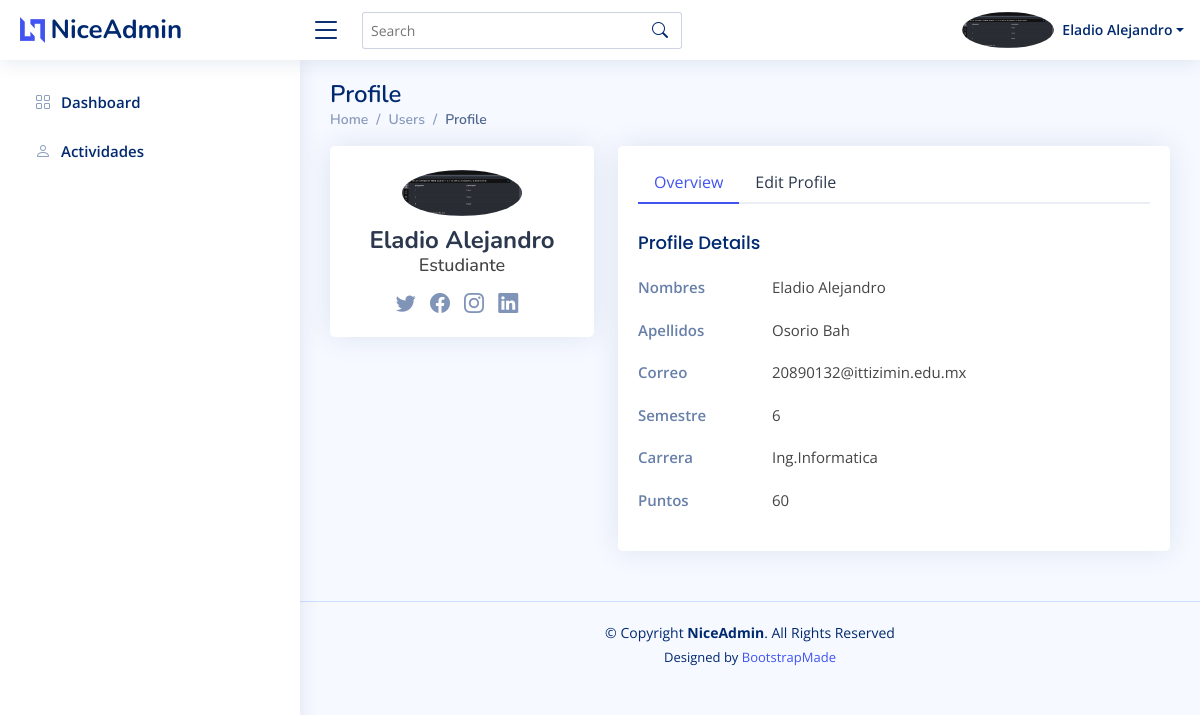
Page /alumnos/myProfile.php (signed in) on the committed database.
### tables this page shows
CREATE TABLE `alumnos` (
  `id` int(11) NOT NULL,
  `nombres` varchar(200) NOT NULL,
  `apellidos` varchar(200) NOT NULL,
  `correo` varchar(200) NOT NULL,
  `semestre` int(11) NOT NULL,
  `carrera` varchar(200) NOT NULL,
  `contrasena` varchar(200) NOT NULL,
  `puntos` int(11) NOT NULL,
  `imgperfil` varchar(200) NOT NULL
);

### alumnos/myProfile.php (the view, shortened to what this page needs)
<!DOCTYPE html>
<html lang="en">
<head>
    <link href="../assets/vendor/bootstrap/css/bootstrap.min.css" rel="stylesheet">
    <link href="../assets/vendor/bootstrap-icons/bootstrap-icons.css" rel="stylesheet">
    <link href="../assets/vendor/boxicons/css/boxicons.min.css" rel="stylesheet">
    <link href="../assets/vendor/quill/quill.snow.css" rel="stylesheet">
    <link href="../assets/vendor/quill/quill.bubble.css" rel="stylesheet">
    <link href="../assets/vendor/remixicon/remixicon.css" rel="stylesheet">
    <link href="../assets/vendor/simple-datatables/style.css" rel="stylesheet">
    <link href="../assets/css/style.css" rel="stylesheet">
</head>
<body>
    <?php
    @include '../config.php';
    $id_alumno = $_SESSION['id_alumno'];
    $sql = "SELECT id, nombres,apellidos, correo, semestre,carrera,puntos,imgperfil FROM alumnos WHERE id = ?";
    $stmt = $conn->prepare($sql);
    $stmt->bind_param("i", $id_alumno);
    $stmt->execute();
    $stmt->bind_result($id, $nombres, $apellidos, $correo, $semestre, $carrera, $puntos, $imgperfil);
    ?>
    <header id="header" class="header fixed-top d-flex align-items-center">
        <div class="d-flex align-items-center justify-content-between">
            <a href="index.html" class="logo d-flex align-items-center">
                <img src="../assets/img/logo.png" alt="">
                <span class="d-none d-lg-block">NiceAdmin</span>
            </a>
            <i class="bi bi-list toggle-sidebar-btn"></i>
        </div>
        <div class="search-bar">
            <form class="search-form d-flex align-items-center" method="POST" action="#">
                <input type="text" name="query" placeholder="Search" title="Enter search keyword">
                <button type="submit" title="Search"><i class="bi bi-search"></i></button>
            </form>
        </div>
        <nav class="header-nav ms-auto">
            <ul class="d-flex align-items-center">
                <li class="nav-item dropdown pe-3">
                    <a class="nav-link nav-profile d-flex align-items-center pe-0" href="#" data-bs-toggle="dropdown">
                        <img src="../admin/imgperfila/<?php echo $imgperfil; ?>" alt="Profile" class="rounded-circle">
                        <span class="d-none d-md-block dropdown-toggle ps-2"><?php echo $nombres; ?></span>
                    </a>
                </li>
            </ul>
        </nav>
    </header>
    <aside id="sidebar" class="sidebar">
        <ul class="sidebar-nav" id="sidebar-nav">
            <li class="nav-item">
                <a class="nav-link collapsed" href="http://localhost/proyectos-php/puntosExtraescolares/alumnos/alumno_page.php">
                    <i class="bi bi-grid"></i>
                    <span>Dashboard</span>
                </a>
            </li>
            <li class="nav-item">
                <a class="nav-link collapsed" href="http://localhost/proyectos-php/puntosExtraescolares/alumnos/registrarse.php">
                    <i class="bi bi-person"></i>
                    <span>Actividades</span>
                </a>
            </li>
        </ul>
    </aside>
    <main id="main" class="main">
        <div class="pagetitle">
            <h1>Profile</h1>
            <nav>
                <ol class="breadcrumb">
                    <li class="breadcrumb-item"><a href="../admin_page.php">Home</a></li>
                    <li class="breadcrumb-item">Users</li>
                    <li class="breadcrumb-item active">Profile</li>
                </ol>
            </nav>
        </div>
        <section class="section profile">
            <div class="row">
                <div class="col-xl-4">
                    <div class="card">
                        <div class="card-body profile-card pt-4 d-flex flex-column align-items-center">
                            <img src="../admin/imgperfila/<?php echo $imgperfil; ?>" alt="Profile" class="rounded-circle">
                            <h2><?php echo $nombres; ?></h2>
                            <h3>Estudiante</h3>
                            <div class="social-links mt-2">
                                <a href="#" class="twitter"><i class="bi bi-twitter"></i></a>
                                <a href="#" class="facebook"><i class="bi bi-facebook"></i></a>
                                <a href="#" class="instagram"><i class="bi bi-instagram"></i></a>
                                <a href="#" class="linkedin"><i class="bi bi-linkedin"></i></a>
                            </div>
                        </div>
                    </div>
                </div>
                <div class="col-xl-8">
                    <div class="card">
                        <div class="card-body pt-3">
                            <ul class="nav nav-tabs nav-tabs-bordered">
                                <li class="nav-item">
                                    <button class="nav-link active" data-bs-toggle="tab" data-bs-target="#profile-overview">Overview</button>
                                </li>
                                <li class="nav-item">
                                    <button class="nav-link" data-bs-toggle="tab" data-bs-target="#profile-edit">Edit Profile</button>
                                </li>
                            </ul>
                            <div class="tab-content pt-2">
                                <div class="tab-pane fade show active profile-overview" id="profile-overview">
                                    <h5 class="card-title">Profile Details</h5>
                                    <div class="row">
                                        <div class="col-lg-3 col-md-4 label ">Nombres</div>
                                        <div class="col-lg-9 col-md-8"><?php echo $nombres; ?></div>
                                    </div>
                                    <div class="row">
                                        <div class="col-lg-3 col-md-4 label ">Apellidos</div>
                                        <div class="col-lg-9 col-md-8"><?php echo $apellidos; ?></div>
                                    </div>
                                    <div class="row">
                                        <div class="col-lg-3 col-md-4 label">Correo</div>
                                        <div class="col-lg-9 col-md-8"> <?php echo $correo; ?></div>
                                    </div>
                                    <div class="row">
                                        <div class="col-lg-3 col-md-4 label ">Semestre</div>
                                        <div class="col-lg-9 col-md-8"><?php echo $semestre; ?></div>
                                    </div>
                                    <div class="row">
                                        <div class="col-lg-3 col-md-4 label ">Carrera</div>
                                        <div class="col-lg-9 col-md-8"><?php echo $carrera; ?></div>
                                    </div>
                                    <div class="row">
                                        <div class="col-lg-3 col-md-4 label ">Puntos</div>
                                        <div class="col-lg-9 col-md-8"><?php echo $puntos; ?></div>
                                    </div>
                                </div>
                            </div>
                        </div>
                    </div>
                </div>
            </div>
        </section>
    </main>
    <footer id="footer" class="footer">
        <div class="copyright">
            &copy; Copyright <strong><span>NiceAdmin</span></strong>. All Rights Reserved
        </div>
        <div class="credits">
            Designed by <a href="https://bootstrapmade.com/">BootstrapMade</a>
        </div>
    </footer>
</body>
</html>

### assets/css/style.css (style rules this page uses)
:root { scroll-behavior: smooth; }
body { font-family: "Open Sans", sans-serif; background: #f6f9ff; color: #444444; }
a { color: #4154f1; text-decoration: none; }
h1, h2, h3, h4, h5, h6 { font-family: "Nunito", sans-serif; }
#main { margin-top: 60px; padding: 20px 30px; transition: all 0.3s; }
.pagetitle { margin-bottom: 10px; }
.pagetitle h1 { font-size: 24px; margin-bottom: 0; font-weight: 600; color: #012970; }
.card { margin-bottom: 30px; border: none; border-radius: 5px; box-shadow: 0px 0 30px rgba(1, 41, 112, 0.1); }
.card-title { padding: 20px 0 15px 0; font-size: 18px; font-weight: 500; color: #012970; font-family: "Poppins", sans-serif; }
.card-body { padding: 0 20px 20px 20px; }
.breadcrumb { font-size: 14px; font-family: "Nunito", sans-serif; color: #899bbd; font-weight: 600; }
.breadcrumb a { color: #899bbd; transition: 0.3s; }
.breadcrumb .breadcrumb-item::before { color: #899bbd; }
.breadcrumb .active { color: #51678f; font-weight: 600; }
.nav-tabs-bordered { border-bottom: 2px solid #ebeef4; }
.nav-tabs-bordered .nav-link { margin-bottom: -2px; border: none; color: #2c384e; }
.nav-tabs-bordered .nav-link.active { background-color: #fff; color: #4154f1; border-bottom: 2px solid #4154f1; }
.logo { line-height: 1; }
@media (min-width: 1200px) { .logo { width: 280px; } }
.logo img { max-height: 26px; margin-right: 6px; }
.logo span { font-size: 26px; font-weight: 700; color: #012970; font-family: "Nunito", sans-serif; }
.header { transition: all 0.5s; z-index: 997; height: 60px; box-shadow: 0px 2px 20px rgba(1, 41, 112, 0.1); background-color: #fff; padding-left: 20px; }
.header .toggle-sidebar-btn { font-size: 32px; padding-left: 10px; cursor: pointer; color: #012970; }
.header .search-bar { min-width: 360px; padding: 0 20px; }
.header .search-form { width: 100%; }
.header .search-form input { border: 0; font-size: 14px; color: #012970; border: 1px solid rgba(1, 41, 112, 0.2); padding: 7px 38px 7px 8px; border-radius: 3px; transition: 0.3s; width: 100%; }
.header .search-form button { border: 0; padding: 0; margin-left: -30px; background: none; }
.header .search-form button i { color: #012970; }
.header-nav ul { list-style: none; }
.header-nav>ul { margin: 0; padding: 0; }
.header-nav .nav-profile { color: #012970; }
.header-nav .nav-profile img { max-height: 36px; }
.header-nav .nav-profile span { font-size: 14px; font-weight: 600; }
.sidebar { position: fixed; top: 60px; left: 0; bottom: 0; width: 300px; z-index: 996; transition: all 0.3s; padding: 20px; overflow-y: auto; scrollbar-width: thin; scrollbar-color: #aab7cf transparent; box-shadow: 0px 0px 20px rgba(1, 41, 112, 0.1); background-color: #fff; }
@media (min-width: 1200px) { #main, #footer { margin-left: 300px; } }
.sidebar-nav { padding: 0; margin: 0; list-style: none; }
.sidebar-nav li { padding: 0; margin: 0; list-style: none; }
.sidebar-nav .nav-item { margin-bottom: 5px; }
.sidebar-nav .nav-link { display: flex; align-items: center; font-size: 15px; font-weight: 600; color: #4154f1; transition: 0.3; background: #f6f9ff; padding: 10px 15px; border-radius: 4px; }
.sidebar-nav .nav-link i { font-size: 16px; margin-right: 10px; color: #4154f1; }
.sidebar-nav .nav-link.collapsed { color: #012970; background: #fff; }
.sidebar-nav .nav-link.collapsed i { color: #899bbd; }
.profile .profile-card img { max-width: 120px; }
.profile .profile-card h2 { font-size: 24px; font-weight: 700; color: #2c384e; margin: 10px 0 0 0; }
.profile .profile-card h3 { font-size: 18px; }
.profile .profile-card .social-links a { font-size: 20px; display: inline-block; color: rgba(1, 41, 112, 0.5); line-height: 0; margin-right: 10px; transition: 0.3s; }
.profile .profile-overview .row { margin-bottom: 20px; font-size: 15px; }
.profile .profile-overview .card-title { color: #012970; }
.profile .profile-overview .label { font-weight: 600; color: rgba(1, 41, 112, 0.6); }
.footer { padding: 20px 0; font-size: 14px; transition: all 0.3s; border-top: 1px solid #cddfff; }
.footer .copyright { text-align: center; color: #012970; }
.footer .credits { padding-top: 5px; text-align: center; font-size: 13px; color: #012970; }

### rows in the picture
alumnos: imgperfil (picture), nombres "Eladio Alejandro", apellidos "Osorio Bah", correo "20890132@ittizimin.edu.mx", semestre "6", carrera "Ing.Informatica", puntos "60"
